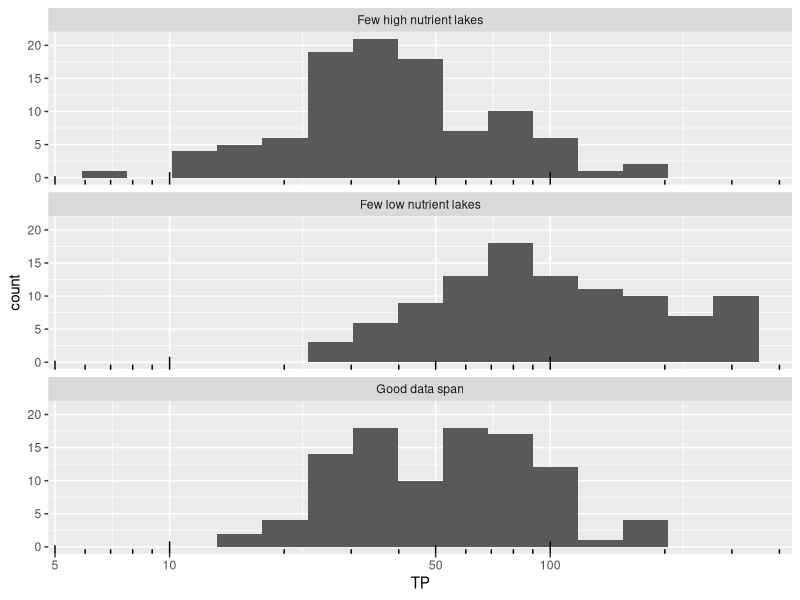
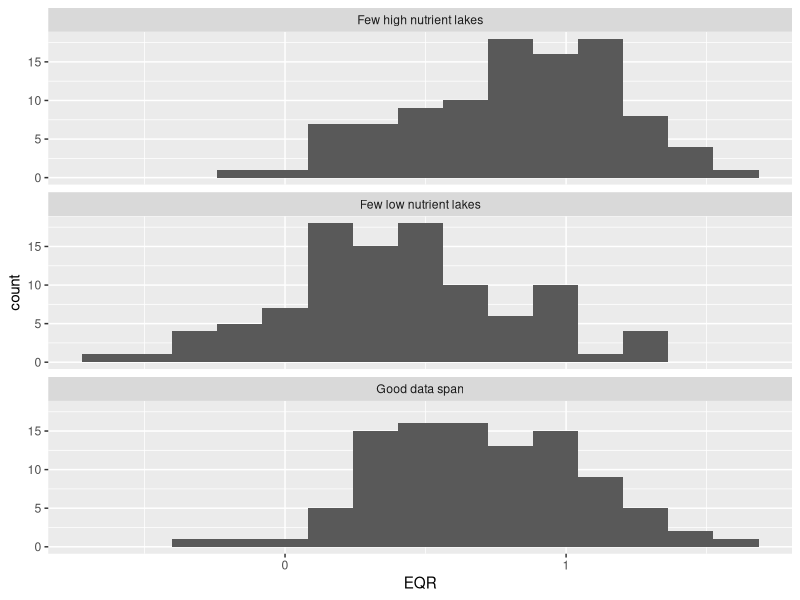
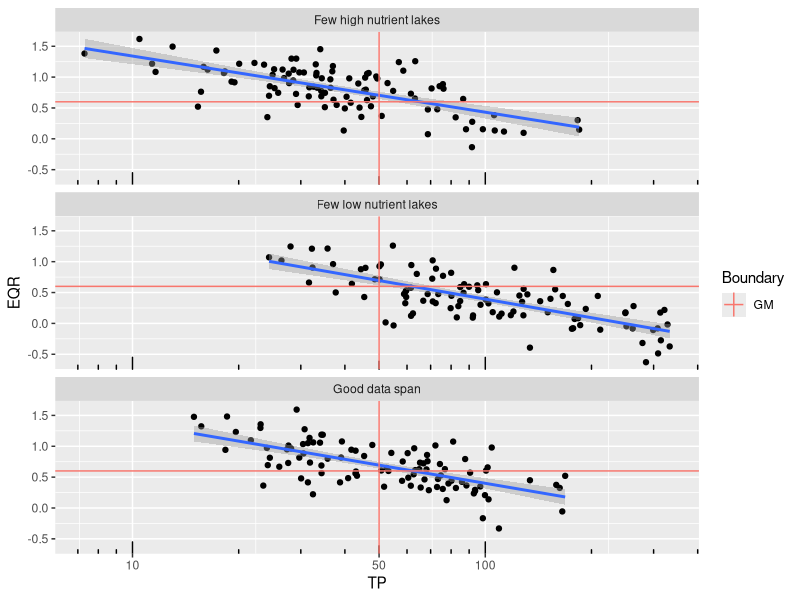
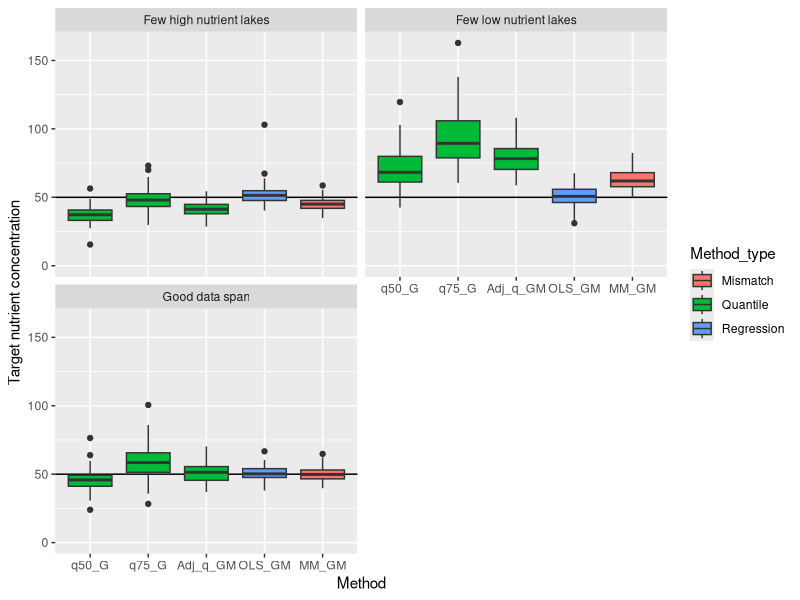
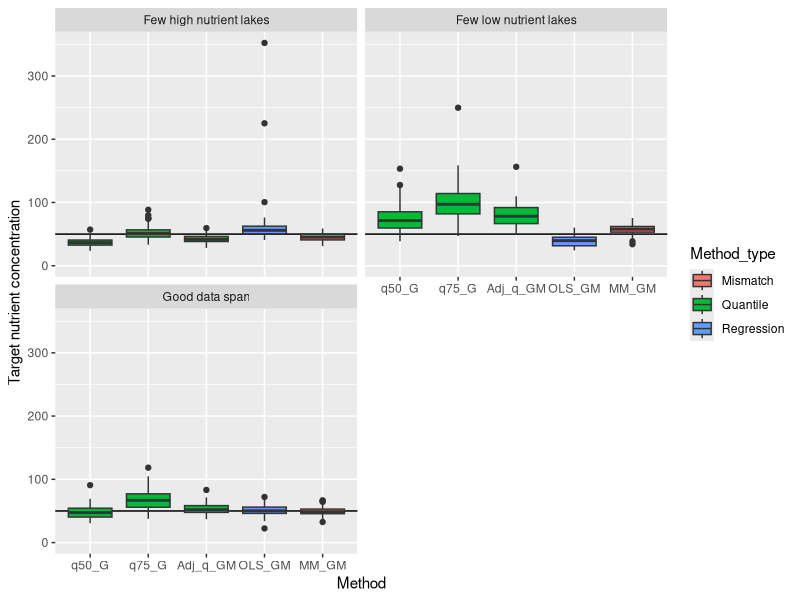
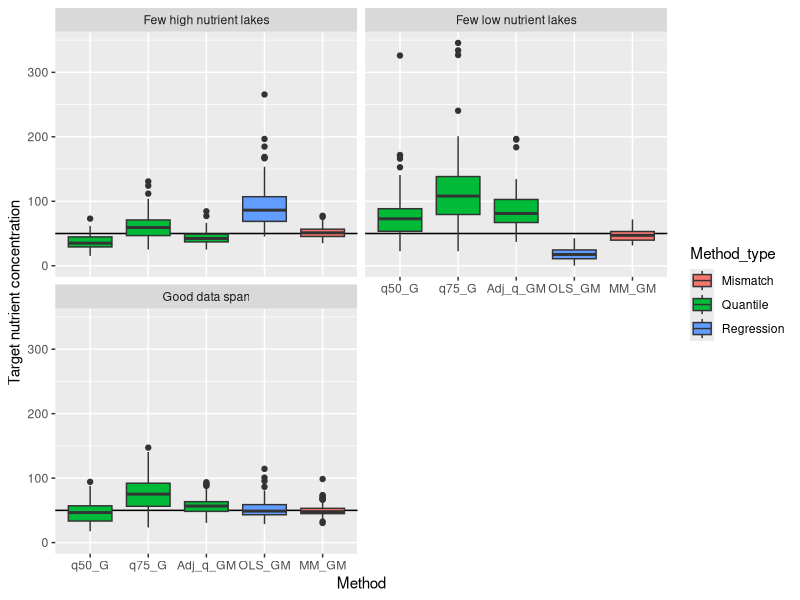
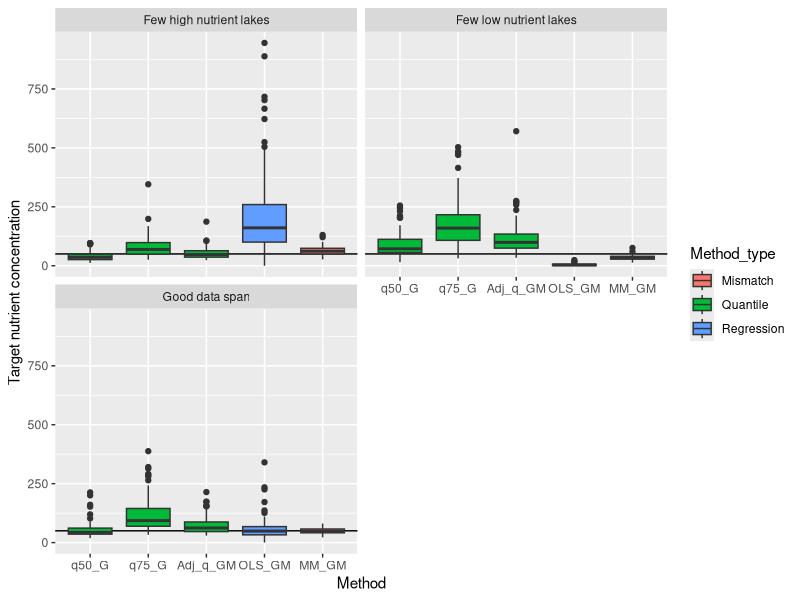
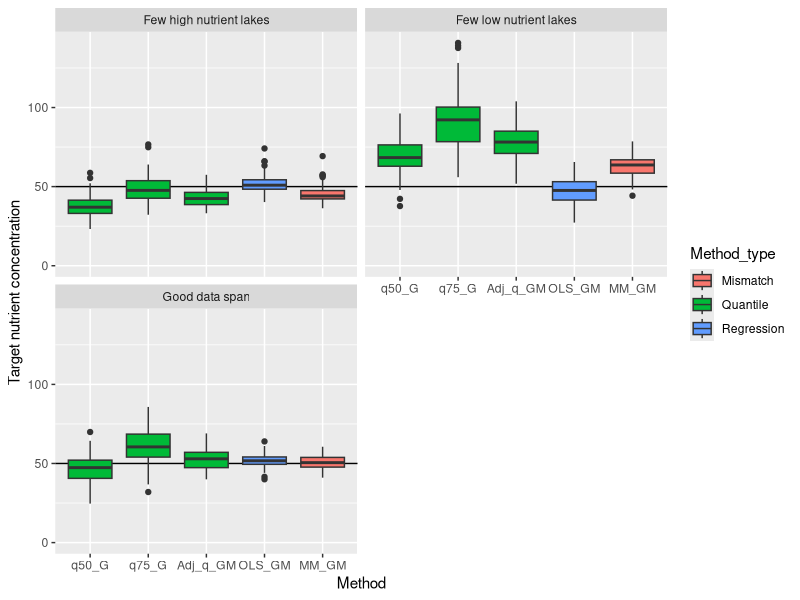

Generate these figures, in order, with R: (Note: a time limit stopped this script after it produced the figures.)
## ---- chunk 1
library(dplyr)
library(tidyr)
library(ggplot2)
#library(ordinal)
library(purrr)
library(mgcv)

knitr::opts_chunk$set(tidy=TRUE, warning=FALSE, echo=FALSE, dpi = 300, cache = T, autodep = T, fig.height = 8)
## ---- chunk 2
EQR_boundaries <- data.frame(Boundary = c("HG", "GM", "MP"), Value = c(0.80, 0.60, 0.40))

log10_TP_slope <- -1
log10_TP_intercept <- -(log10(50) * log10_TP_slope - EQR_boundaries[EQR_boundaries$Boundary=="GM", "Value"])

set.seed(2)

get_sim_dat <- function(n, xerr = FALSE, slope = -1, boundaries = EQR_boundaries){
  
  log10_TP_slope <- slope
  log10_TP_intercept <- -(log10(50) * log10_TP_slope - boundaries[boundaries$Boundary=="GM", "Value"])

  sim_dat <- data.frame(Region = rep(c("Few low nutrient lakes", "Good data span", "Few high nutrient lakes"),
                                     each = n),
                        TP = c(
                          10 ^ rnorm(n, log10(100), 0.25),
                          10 ^ rnorm(n, log10(50), 0.25),
                          10 ^ rnorm(n, log10(35), 0.25))
  ) %>%
    mutate(log10_TP = log10(TP),
           EQR = log10_TP_intercept + log10_TP_slope * log10(TP) + rnorm(n, 0, 0.3)) %>%
    mutate(Bio_Class = cut(EQR, breaks = c(-Inf, boundaries$Value, Inf),
                           labels = rev(c("High", "Good", "Moderate", "Poor")),
                           ordered_result = TRUE),
           Bio_Class_2 = cut(EQR, 
                             c(-Inf, boundaries[boundaries$Boundary=="GM","Value"], Inf),
                             labels = c("Mod_or_Worse", "Good_or_better")),
           Bio_Class_num = as.numeric(Bio_Class)+1) %>%   tbl_df() %>% 
    mutate(log10_TP  = if(xerr){log10_TP + rnorm(n, 0, xerr)}else{log10_TP},
           TP = 10^log10_TP)
  return(sim_dat)
}

sim_dat <- get_sim_dat(n = 100, xerr = F)
## ---- chunk 3
p <- sim_dat %>% 
  ggplot(aes(x = TP)) %>% 
  + geom_histogram(bins = 15) %>% 
  + facet_wrap( ~ Region, ncol = 1) %>% 
  + scale_x_continuous(trans = "log10", breaks = c(1, 5, 10, 50, 100, 500, 1000)) %>% 
  + annotation_logticks(sides = "b")
p


## ---- chunk 4
p <- sim_dat %>% 
  ggplot(aes(x = EQR)) %>% 
  + geom_histogram(bins = 15) %>% 
  + facet_wrap( ~ Region, ncol = 1) #%>% 
p
## ---- chunk 5
p <- sim_dat %>% 
  ggplot(aes(x = TP, y = EQR)) %>% 
  + geom_point() %>% 
  + geom_smooth(method = "lm") %>% 
  + facet_wrap( ~ Region, ncol = 1) %>% 
  + scale_x_continuous(trans = "log10", breaks = c(1, 5, 10, 50, 100, 500, 1000)) %>% 
  + annotation_logticks(sides = "b") %>% 
  + geom_hline(data = filter(EQR_boundaries, Boundary == "GM"), aes(yintercept = Value, colour = Boundary)) %>% 
  + geom_vline(data = filter(EQR_boundaries, Boundary == "GM"), aes(xintercept = 50, colour = Boundary))
p
## ---- chunk 6
get_TP_boundary_lm <- function(lm_mod){
  cfs <- coef(lm_mod)
  10^((EQR_boundaries[EQR_boundaries$Boundary=="GM","Value"] - cfs[1]) / cfs[2])
}

lm_test <- lm(EQR ~ log10_TP, data = sim_dat)
#get_TP_boundary_lm(lm_test)

get_TP_boundary_gam_ord <- function(gam_ord_mod){
  newdat = expand.grid(log10_TP = seq(log10(5), log10(200), length.out = 200))
  newdat <- bind_cols(newdat, data.frame(predict(gam_ord_mod, type="response", se = F, newdata = newdat)))
  newdat <- newdat %>% 
    rename(Poor = X1, Mod = X2, Good = X3, High = X4) %>% 
    mutate(diff_HG_MP = (High + Good - Mod - Poor)^2,
           diff_GM = (Good - Mod)^2) %>% 
    summarise(`GAM_ORD_GM` = 10^(log10_TP[which.min(diff_HG_MP)]))#,
              #`gam_ord_G-M` = 10^(log10_TP[which.min(diff_GM)]))
  return(newdat)
}

gam_test <- gam(I(Bio_Class_num-1) ~ log10_TP, family=ocat(R=4), data = sim_dat)

#get_TP_boundary_gam_ord(gam_test)
## ---- chunk 7
get_Mismatch_GM_2 <- function(data){
  newdat <- expand.grid(TP = seq(min(data$TP), max(data$TP), length.out = 100)) %>%
    group_by(TP) %>%
    mutate(TP.not.Good_EQR_Good = sum(data$TP > TP & data$EQR >= 0.6) ,
           TP.Good_EQR.not.Good = sum(data$TP < TP & data$EQR < 0.6) ,
           Mismatch_diff = abs(TP.not.Good_EQR_Good - TP.Good_EQR.not.Good)) %>%
    ungroup() 
  plot(TP.not.Good_EQR_Good~TP, data = newdat, type = "l")
  lines(TP.Good_EQR.not.Good~TP, data = newdat, col =  "Red")
  rug(data$TP)
   
  newdat <- newdat %>%
    summarise(Mismatch_GM = TP[which.min(Mismatch_diff)])
    
  return(newdat)
}

get_Mismatch_GM <- function(data){
  f <- function(x, data){
    TP.not.Good_EQR_Good = sum(data$TP > exp(x) & data$EQR >= 0.6, na.rm = T)
    TP.Good_EQR.not.Good = sum(data$TP < exp(x) & data$EQR < 0.6, na.rm = T)
    #ratio = (sum(data$TP < 50)) / sum((data$TP >= 50)) 
    Mismatch_diff = (TP.not.Good_EQR_Good - TP.Good_EQR.not.Good)^2
    return(Mismatch_diff)
  }
  exp(optimize(f, c(log(min(data$TP)), log(max(data$TP))), data = data)$minimum)
}

#
# sim_dat <- get_sim_dat(n = 5, xerr = 0)
# get_Mismatch_GM(sim_dat)
# get_Mismatch_GM_2(sim_dat)
# 
# sim_dat %>% 
#   group_by(Region) %>% 
#   summarise(B = get_Mismatch_GM_2(.)$Mismatch_GM)

## ---- chunk 8
get_quantile_methods <- function(data){
  data %>% 
    group_by(Bio_Class) %>% 
    summarise(q25 = quantile(TP, c(0.25)),
              q50 = quantile(TP, c(0.5)),
              q75 = quantile(TP, c(0.75))) %>% 
    gather(quant, Value, -Bio_Class) %>% 
    unite(Bio_Class_quant, Bio_Class, quant, sep = "_") %>% 
    spread(Bio_Class_quant, Value) %>% 
    summarise(Adj_q_GM = mean(c(Good_q75, Moderate_q25), na.rm = T),
              q50_G = Good_q50,
              q75_G = Good_q75)
}

#
sim_dat <- get_sim_dat(n = 30, xerr = 0.3)
#get_quantile_methods(sim_dat)

## ---- chunk 9
get_estimates <- function(data){
  
  method_types = c(OLS_GM = "Regression", MM_GM = "Mismatch", q50_G = "Quantile",
                   q75_G = "Quantile", Adj_q_GM = "Quantile")
  
  ests <- data %>% 
    nest(-Region, -Rep) %>% 
    mutate(lm_fit = map(data, ~ lm(EQR ~ log10_TP, data = .)),
           #glm_fit = map(data, ~ glm(Bio_Class_2 ~ log10_TP, data = ., family = binomial)),
           #gam_ord_fit = map(data, ~ gam(I(Bio_Class_num-1) ~ log10_TP, family=ocat(R=4), data = .)),
           OLS_GM = map(lm_fit, get_TP_boundary_lm),
           #GLM_GM = map(glm_fit, ~10^MASS::dose.p(., p = 0.5)[1]),
           #GAM_ORD_GM = map(gam_ord_fit, get_TP_boundary_gam_ord),
           MM_GM = map(data, ~get_Mismatch_GM(.)),
           quantile_methods = map(data, ~get_quantile_methods(.)))%>% 
    unnest(OLS_GM, MM_GM, quantile_methods) %>% 
    select(-data, -lm_fit) %>% 
    gather(Method, Value, -Region, -Rep) %>% 
    mutate(Method_type = method_types[match(Method, names(method_types))],
           Method = factor(Method, levels = c("q50_G", "q75_G", "Adj_q_GM", "OLS_GM", "MM_GM"), ordered = T))
  
  return(ests)
}

## ---- chunk 10
plot_sim_out <- function(dat){
  p <- dat %>% 
    mutate(Value = ifelse(Value > 1000, Inf, Value)) %>% 
  ggplot(aes(x = Method, y = Value, fill = Method_type)) %>% 
  + geom_hline(yintercept = 50) %>% 
  + geom_boxplot() %>% 
  + facet_wrap(~ Region, nrow = 2) %>% 
  + labs(y = "Target nutrient concentration") %>% 
    + expand_limits(y = 0)
return(p)
}
## ---- chunk 11
set.seed(1)
sim_out_errY <- plyr::ldply(1:100, function(x) get_sim_dat(60, xerr = F) %>%
                              mutate(Rep = x)) %>% 
  tbl_df() %>%
  get_estimates(.) 

plot_sim_out(sim_out_errY)
## ---- chunk 12
sim_out_errX0.5Y <- plyr::ldply(1:100, function(x) get_sim_dat(60, xerr = 0.15) %>%
                              mutate(Rep = x)) %>%
  tbl_df() %>%
  get_estimates(.) 

plot_sim_out(sim_out_errX0.5Y)
## ---- chunk 13
sim_out_errXY <- plyr::ldply(1:100, function(x) get_sim_dat(60, xerr = 0.3) %>%
                              mutate(Rep = x)) %>%
  tbl_df() %>%
  get_estimates(.) 

plot_sim_out(sim_out_errXY)
## ---- chunk 14
sim_out_errXXY <- plyr::ldply(1:100, function(x) get_sim_dat(60, xerr = 0.5) %>%
                              mutate(Rep = x)) %>%
  tbl_df() %>%
  get_estimates(.) 

plot_sim_out(sim_out_errXXY)
## ---- chunk 15
sim_out_nonlinear <- plyr::ldply(1:100, function(x) get_sim_dat(60, xerr = 0) %>%
                              mutate(Rep = x, 
                                     EQR = ifelse(EQR < 0, 0, EQR))) %>%
  tbl_df() %>%
  get_estimates(.) 

plot_sim_out(sim_out_nonlinear)
## ---- chunk 16
sim_out_nonlinear <- plyr::ldply(1:100, function(x) get_sim_dat(60, xerr = 0) %>%
                              mutate(Rep = x, 
                                     EQR = abs(EQR))) %>%
  tbl_df() %>%
  get_estimates(.) 

plot_sim_out(sim_out_nonlinear)
## ---- chunk 17
sim_out_slope0 <- plyr::ldply(1:100, function(x) get_sim_dat(60, xerr = 0, slope = -0.5) %>%
                              mutate(Rep = x)) %>%
  tbl_df() %>%
  get_estimates(.) 

plot_sim_out(sim_out_slope0)
## ---- chunk 18
sim_out_slope0 <- plyr::ldply(1:100, function(x) get_sim_dat(60, xerr = 0, slope = 0) %>%
                              mutate(Rep = x)) %>%
  tbl_df() %>%
  get_estimates(.) 

plot_sim_out(sim_out_slope0)
## ---- chunk 19
sim_out_outliers1 <- plyr::ldply(1:100, function(x) get_sim_dat(60, xerr = 0, slope = -1) %>%
                              mutate(Rep = x, 
                                     EQR = EQR + rbinom(length(EQR), 1, 0) * rt(length(EQR), 2),
                                     Bio_Class = cut(EQR, breaks = c(-Inf, EQR_boundaries$Value, Inf),
                         labels = rev(c("High", "Good", "Moderate", "Poor")),
                         ordered_result = TRUE))) %>%
  tbl_df() %>%
  get_estimates(.) %>% 
  mutate(Outliers = "0%")


sim_out_outliers2 <- plyr::ldply(1:100, function(x) get_sim_dat(60, xerr = 0, slope = -1) %>%
                              mutate(Rep = x, 
                                     EQR = EQR + rbinom(length(EQR), 1, 0.2) * rt(length(EQR), 2),
                                     Bio_Class = cut(EQR, breaks = c(-Inf, EQR_boundaries$Value, Inf),
                         labels = rev(c("High", "Good", "Moderate", "Poor")),
                         ordered_result = TRUE))) %>%
  tbl_df() %>%
  get_estimates(.) %>% 
  mutate(Outliers = "20%")

sim_out <- bind_rows(sim_out_outliers1, sim_out_outliers2)

plot_sim_out(sim_out) %>%  
  + facet_wrap(~Region + Outliers, labeller = "label_both", ncol = 2)
## ---- chunk 20
sim_out_outliers1 <- plyr::ldply(1:100, function(x) get_sim_dat(60, xerr = 0, slope = -0.5) %>%
                              mutate(Rep = x, 
                                     EQR = EQR + rbinom(length(EQR), 1, 0) * rt(length(EQR), 2),
                                     Bio_Class = cut(EQR, breaks = c(-Inf, EQR_boundaries$Value, Inf),
                         labels = rev(c("High", "Good", "Moderate", "Poor")),
                         ordered_result = TRUE))) %>%
  tbl_df() %>%
  get_estimates(.) %>% 
  mutate(Outliers = "0%")


sim_out_outliers2 <- plyr::ldply(1:100, function(x) get_sim_dat(60, xerr = 0, slope = -0.5) %>%
                              mutate(Rep = x, 
                                     EQR = EQR + rbinom(length(EQR), 1, 0.2) * rt(length(EQR), 2),
                                     Bio_Class = cut(EQR, breaks = c(-Inf, EQR_boundaries$Value, Inf),
                         labels = rev(c("High", "Good", "Moderate", "Poor")),
                         ordered_result = TRUE))) %>%
  tbl_df() %>%
  get_estimates(.) %>% 
  mutate(Outliers = "20%")

sim_out <- bind_rows(sim_out_outliers1, sim_out_outliers2)

plot_sim_out(sim_out) %>%  
  + facet_wrap(~Region + Outliers, labeller = "label_both", ncol = 2)
